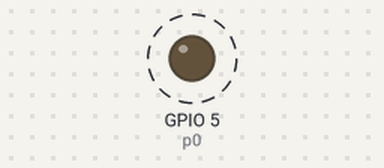
Bench run of a program on a simulated ESP8266 board running MicroPython. On the bench: output pins drawn as LEDs (lit = HIGH). Dashed ring = blinking.

Above: at 0.2 s.
Timing chart, 0 to 3.0 s (numbered marks = the images above):
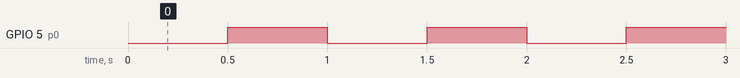

The program:

Wemos_D1_mini.py
```python
from machine import Pin
from time import sleep

#Wemos D1 mini
# digitalpins
D0 = 16 #
D1 = 5 #
D2 = 4 #
D3 = 0 #
_D4 = 1 # used internally
D5 = 14 #
D6 = 12 #
D7 = 13 #
D8 = 15 #
# I2C pins
SCL = 5
SCA = 4

p0 = Pin(D1, Pin.OUT)
while True:
    p0.off()
    sleep(0.5)
    p0.on()
    sleep(0.5)
```

Measured:
- by itself, GPIO 5 (p0): alternates HIGH for 0.50 s and LOW for 0.50 s
